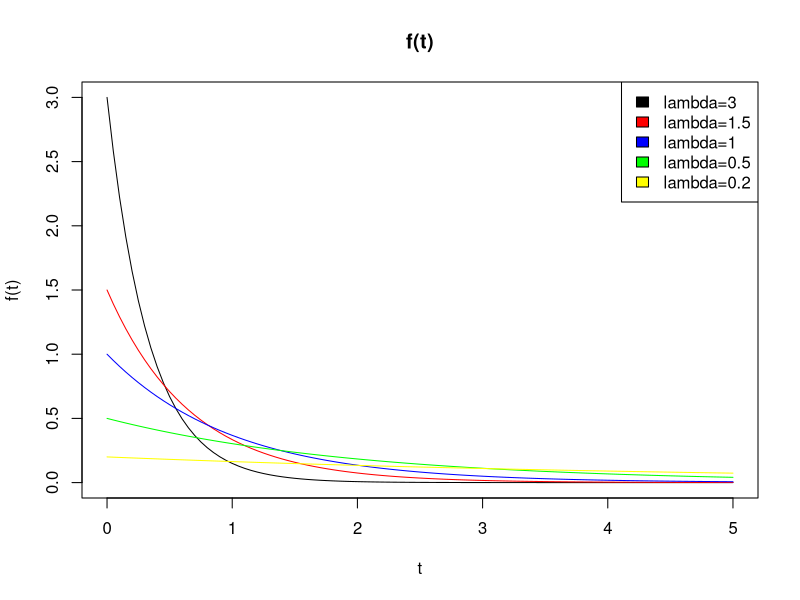
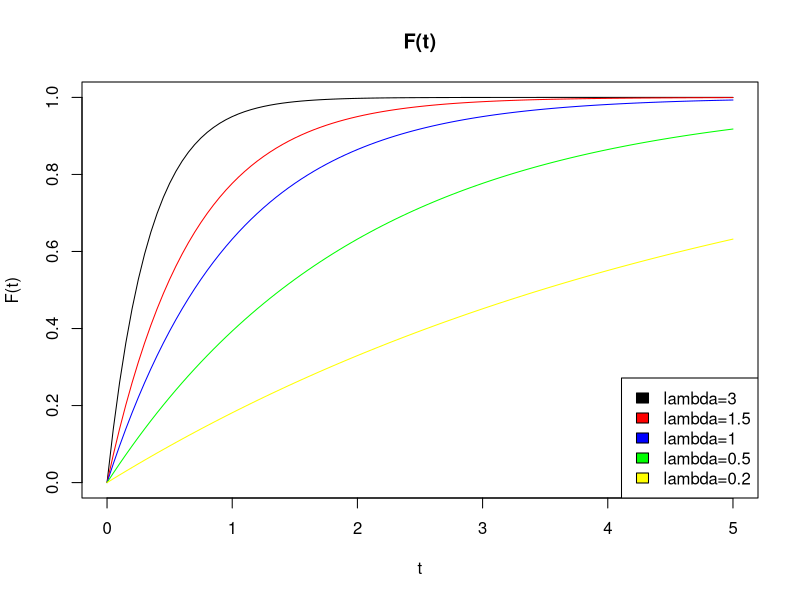
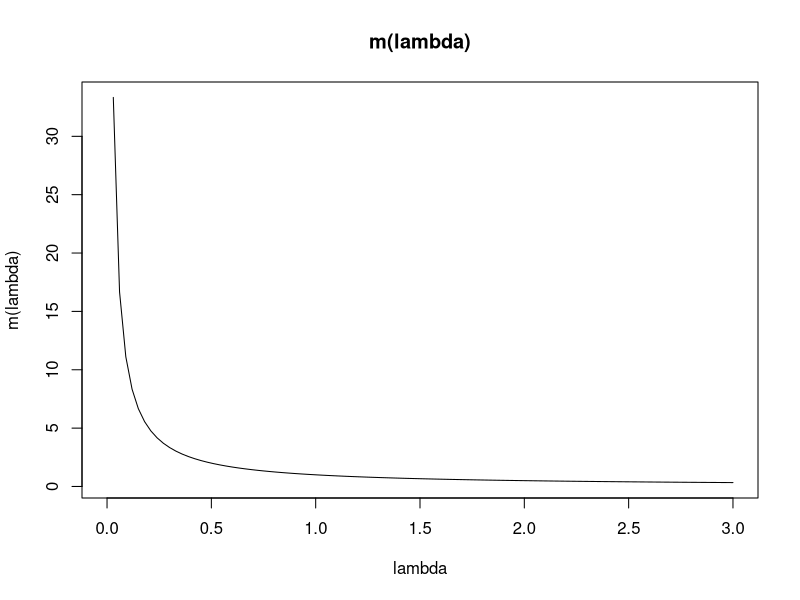
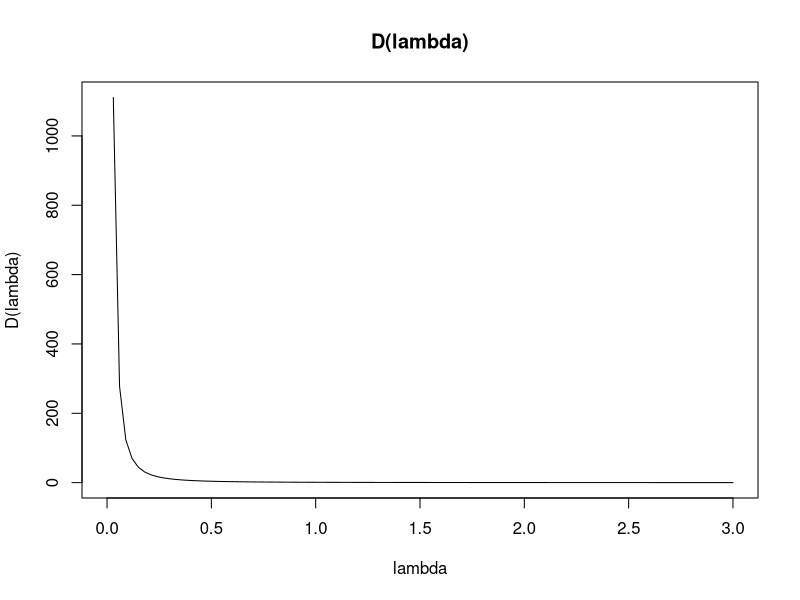
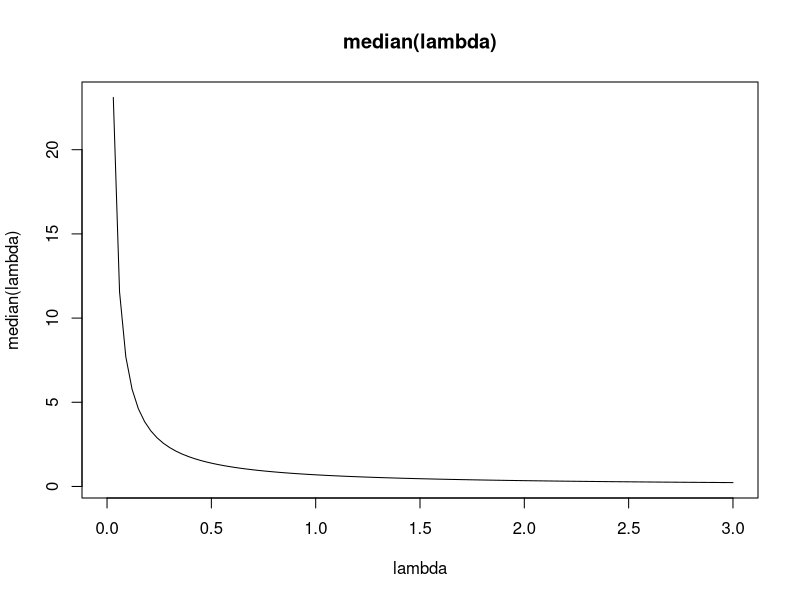
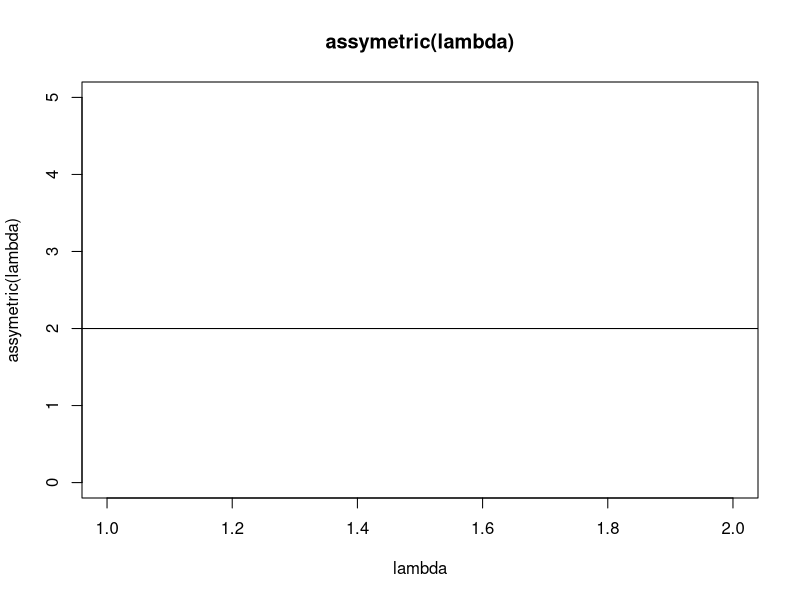

The R script that drew these images, in order:
f <- function(lambda) function(t) lambda * exp(-lambda*t)
F <- function(lambda) function(t) 1 - exp(-lambda * t)
F2 <- function(lambda) function(t) integrate(f(lambda), lower=0, upper=t)$value
m <- function(lambda) 1 / lambda
D <- function(lambda) 1 / lambda ^ 2
median <- function(lambda) - log(0.5) / lambda

plot_samples <- function(f, samples, colors, xrange, yrange, title, legendpos) {
  plot(xrange, yrange, type="n", main=title, ylab=title, xlab="t")
  for (i in 1:length(samples))
    plot(f(samples[i]), xrange[1], xrange[2], add=TRUE, col=colors[i])
  legend_labels = sapply(samples, function(sample) paste("lambda=", sample, sep=""))
  legend(legendpos, NULL, legend_labels, fill=colors[1:length(samples)])
}

lambdas <- c(3.0, 1.5, 1.0, 0.5, 0.2)
colors <- c("black", "red", "blue", "green", "yellow")

pdf("out.pdf")
plot_samples(f, lambdas, colors, c(0,5), c(0,3), "f(t)", "topright")
plot_samples(F, lambdas, colors, c(0,5), c(0,1), "F(t)", "bottomright")
# plot_samples(F2, lambdas, colors, c(0,5), c(0,1), "F2(t)", "bottomright")
plot(m, 0, 3, main="m(lambda)", ylab="m(lambda)", xlab="lambda")
plot(D, 0, 3, main="D(lambda)", ylab="D(lambda)", xlab="lambda")
plot(median, 0, 3, main="median(lambda)", ylab="median(lambda)", xlab="lambda")
plot(c(0,5), type="n", main="assymetric(lambda)", ylab="assymetric(lambda)", xlab="lambda")
abline(h=2.0)
